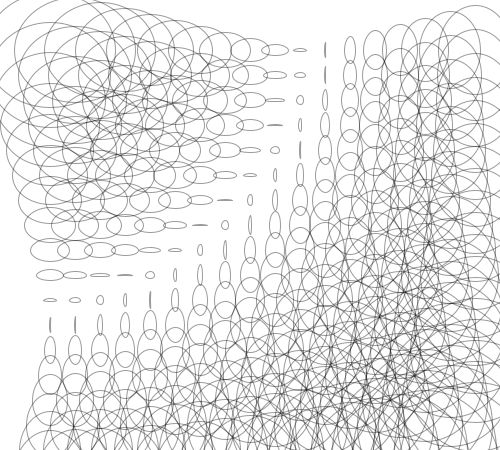
Frame 1 (no input)
Frame 60 (the mouse pressed at the canvas centre just before this capture): identical to frame 1, image omitted
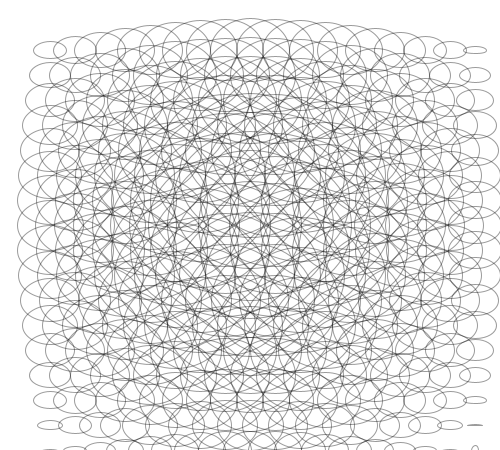
Frame 120 (the mouse held since frame 60 and released just before this capture)

The Processing sketch that drew these frames (run headless with seeded random() and noise(); from frame 60 on, the mouse is pressed at the canvas centre):

// Processing sketch: processing_49802
// ── processing_49802.pde

//created by luis gil
//www.legil.org

int x;
int y;
float ease = 0.05;

void setup() {
  size(500, 450);
  stroke(0, 100);
  strokeWeight(1);
  smooth();
  noFill();
}

void draw() {
  background(255);
  for (int i = 50; i < 500; i += 25) {
    for (int j = 50; j < 500; j += 25) {
      lineRot(i, j);
    }
  }
  //fill(255, 150);
  //ellipse(mouseX, mouseY, 20, 20);
}

void lineRot(int xPos, int yPos) {
  pushMatrix();
  translate(xPos, yPos);
  
  float sizeOf = dist(mouseX, mouseY, xPos, yPos);

  ellipse(0, 0, width/3 - sizeOf/2, height/3 - sizeOf/2);
  popMatrix();
}

void mousePressed() {
  save("circles.png");
}
